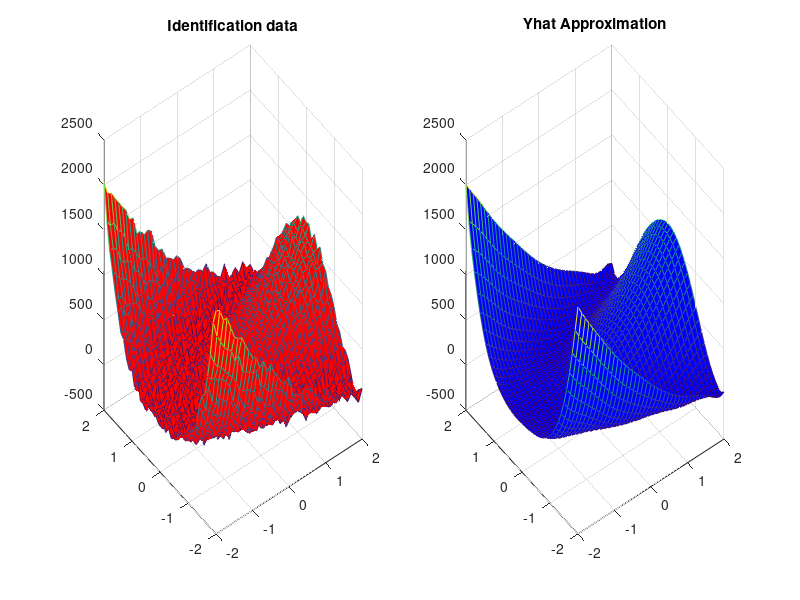
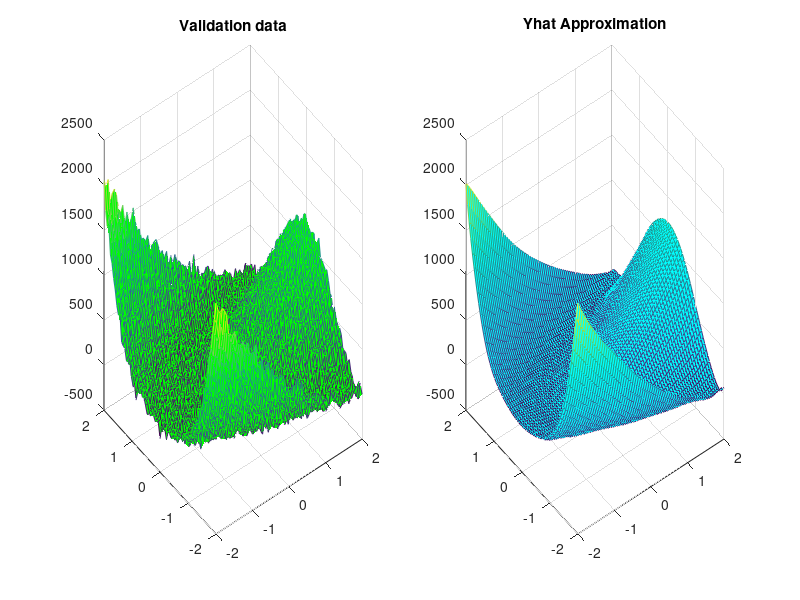
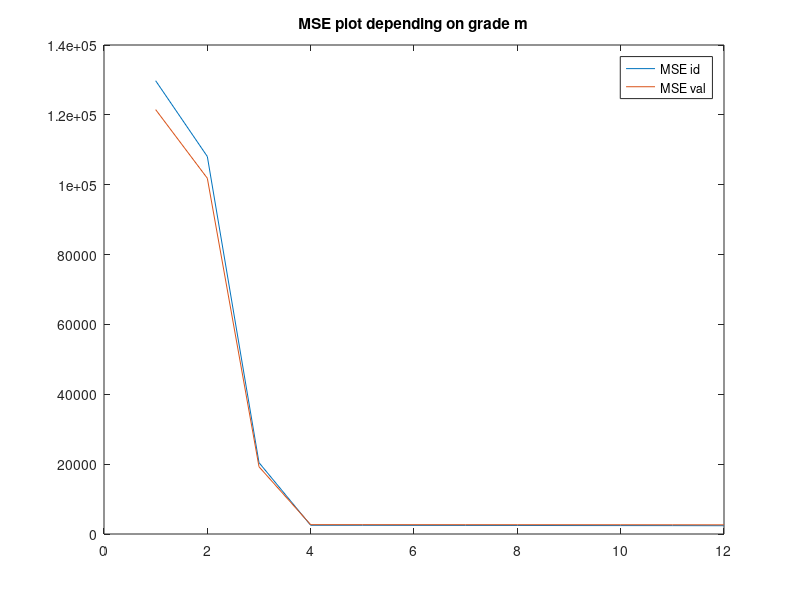
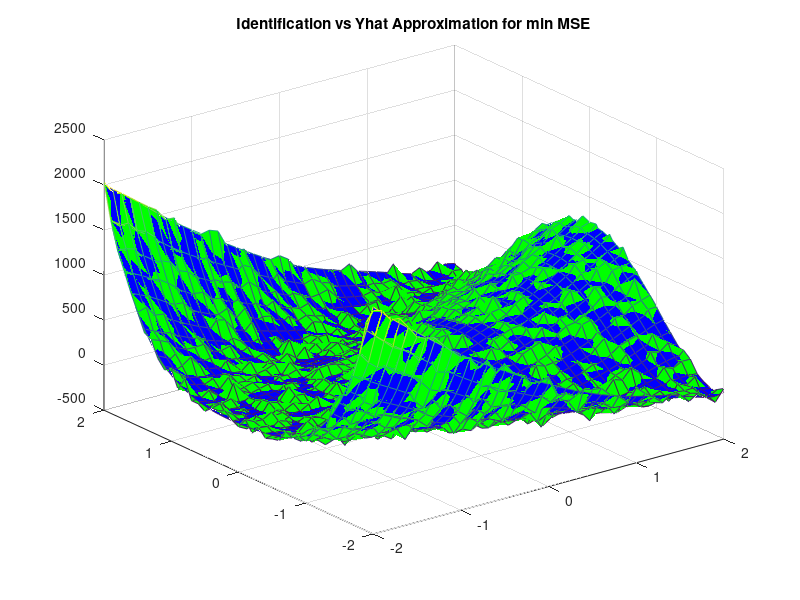

The MATLAB source for these figures, in order:
clc
clear
close all
load ("dataset1.mat");

m_max = 12; %maxim degree of the polynomial (can be changed to any number)

% 1.Identification data
xid = id.X{1};
xid2 = id.X{2};
yid = id.Y;

l1=length(xid);
%id_mse_vector = zeros(1,m_max);
for m=1:m_max
    phi_id = zeros(l1*l1, (m+1)*(m+2)/2);
    phi_col = 1;
    phi_row = 1;
    for vect1_index = 1:l1
        x1 = xid(vect1_index);
        for vect2_index = 1:l1
            x2 = xid2(vect2_index);
            %generate phi elements
            phi_col = 1;
            for i=0:m
                for j=0:i 
                    prod = x1^(i-j);
                    phi_id(phi_row,phi_col) = prod * x2^j;
                    phi_col = phi_col+1;
                end
            end 
            phi_row = phi_row+1;
        end
    end

    theta_id = phi_id\yid(:);
    yhat_id = phi_id * theta_id;
    
    %transform yid from a matrix to a vector
    vector_yid = reshape(yid, 1, []);

    %reshape y_hat into a matrix
    matrix_yhat = reshape(yhat_id, l1, l1);
    
    %calculate mean squared error
    mse=0;
    for i= 1:length(vector_yid) 
        mse = mse + (abs(yhat_id(i)-vector_yid(i)))^2;
    end
    mse = 1/length(vector_yid)*mse;
    id_mse_vector(m)= mse;
end
MSE_min_id = min(id_mse_vector);

for i = 1:length(id_mse_vector)
   if id_mse_vector(i) == MSE_min_id
       ideal_degree_id = i;
   end
end

%plot identification data to compare with the approximated values
figure;
subplot(1,2,1);
mesh(xid, xid2, yid, 'FaceColor','r');
title('Identification data');
subplot(1,2,2);
mesh(xid, xid2, matrix_yhat, 'FaceColor','b');
title('Yhat Approximation')

% 2. Validation data
val_x1 = val.X{1};
val_x2 = val.X{2};
y_validation = val.Y;

l2=length(val_x1);
%val_mse_vector = zeros(1,m_max);

for m=1:m_max
    phi_val = zeros(l2*l2, (m+1)*(m+2)/2);
    phi_col = 1;
    phi_row = 1;
    for vect1_index = 1:l2
        x1 = val_x1(vect1_index);
        for vect2_index = 1:l2
            x2 = val_x2(vect2_index);
            %generate phi elements
            phi_col = 1;
            for i=0:m
                for j=0:i 
                    prod = x1^(i-j);
                    phi_val(phi_row,phi_col) = prod * x2^j;
                    phi_col = phi_col+1;
                end
            end 
            phi_row = phi_row+1;
        end
    end

    theta_val = phi_val\y_validation(:);
    yhat_val = phi_val * theta_val;

    %transform yval from a matrix to a vector
    vector_yval = reshape(y_validation, 1, []);

    %reshape y_hat into a matrix
    matrix_valyhat = reshape(yhat_val, l2, l2);
    
    %calculate mse
    mse_val=0;
    for i= 1:length(vector_yval) 
        mse_val = mse_val + (abs(yhat_val(i)-vector_yval(i)))^2;
    end
    mse_val = 1/length(vector_yval)*mse_val;
    val_mse_vector(m)= mse_val;
end

MSE_min_val = min(val_mse_vector);

for i = 1:length(val_mse_vector)
   if val_mse_vector(i) == MSE_min_val
       ideal_degree_val = i;
   end
end

%plot validation data vs approximated values
figure;
subplot(1,2,1);
mesh(val_x1, val_x2, y_validation, 'FaceColor','g');
title('Validation data')
subplot(1,2,2);
mesh(val_x1, val_x2, matrix_valyhat, 'FaceColor','c');
title('Yhat Approximation')

%final of plot mse depending on the degree m
figure;
plot(1:m_max, id_mse_vector);
hold;
plot(1:m_max, val_mse_vector);
title('MSE plot depending on grade m');
legend('MSE id','MSE val')

%% ideal degree
ideal_m = ideal_degree_val;

phi_id = zeros(l1*l1, (ideal_m+1)*(ideal_m+2)/2);
phi_col = 1;
phi_row = 1;
for vect1_index = 1:l1
    x1 = xid(vect1_index);
    for vect2_index = 1:l1
        x2 = xid2(vect2_index);
        %generate phi elements
        phi_col = 1;
        for i=0:m
            for j=0:i 
                prod = x1^(i-j);
                phi_id(phi_row,phi_col) = prod * x2^j;
                phi_col = phi_col+1;
             end
        end 
        phi_row = phi_row+1;
    end
end

theta_id = phi_id\yid(:);
yhat_id = phi_id * theta_id;

%reshape y_hat into a matrix
matrix_yhat = reshape(yhat_id, l1, l1);

figure
mesh(xid, xid2, yid, 'FaceColor','g');
hold
mesh(xid, xid2, matrix_yhat, 'FaceColor','b');
title('Identification vs Yhat Approximation for min MSE');
figure


phi_val = zeros(l2*l2, (ideal_m+1)*(ideal_m+2)/2);
phi_col = 1;
phi_row = 1;

for vect1_index = 1:l2
    x1 = val_x1(vect1_index);
    for vect2_index = 1:l2
        x2 = val_x2(vect2_index);
         %generate phi elements
         phi_col = 1;
         for i=0:ideal_m
             for j=0:i 
                  prod = x1^(i-j);
                  phi_val(phi_row,phi_col) = prod * x2^j;
                  phi_col = phi_col+1;
              end
         end 
         phi_row = phi_row+1;
     end
end
theta_val = phi_val\y_validation(:);
yhat_val = phi_val * theta_val;

%reshape y_hat into a matrix
matrix_valyhat = reshape(yhat_val, l2, l2);

mesh(val_x1, val_x2, y_validation, 'FaceColor','m');
hold
mesh(val_x1, val_x2, matrix_valyhat, 'FaceColor','b');
title('Validation vs Yhat Approximation for min MSE');